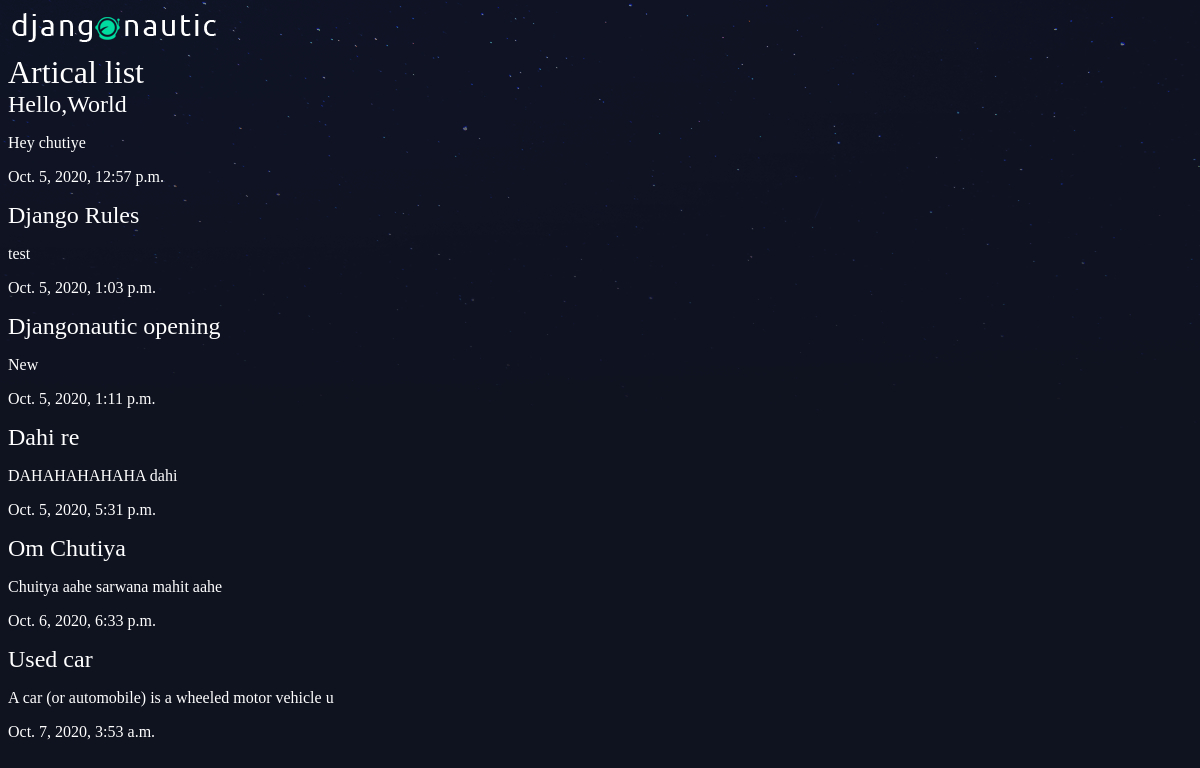
Page /articals/ on the committed database.
### articals/models.py (models this page shows, shortened)
class Artical(models.Model):
    title = models.CharField(max_length=100)
    slug = models.SlugField()
    body = models.TextField()
    date = models.DateTimeField(auto_now_add=True)
    thumb = models.ImageField(default = 'default.png',blank = True)
    def snippet(self):
        return self.body[:50]

### articals/views.py (the view)
# urls.py: path('',views.artical_list, name = "list"),
def artical_list(request):
    artical = ar.objects.all()
    return render(request,'articals/artical_list.html',{'artical': artical})

### articals/templates/articals/artical_list.html
{% extends 'base_layout.html'%}
{% block content %}
    <h1>Artical list</h1>
    <div class ="articals">
      {% for articals in artical %}
        <div class="artical">
           <h2><a href="{% url 'artical:details' slug=articals.slug %}">{{articals.title}}</a></h2>
           <p>{{articals.snippet}}</p>
           <p>{{articals.date}}</p>
        </div>
      {% endfor %}
    </div>
    {% endblock %}

### templates/base_layout.html (shortened to what this page needs)
<!DOCTYPE html>
<html>
<head>
    {% load static  %}
    <link rel="stylesheet" href="{% static '/styles.css' %}">
</head>
<body>
    <div class = "wrapper">
        {% load static  %}
        <h1><a href="{% url 'artical:list' %}"> <img src="{% static 'logo.png' %}" alt="My image"/></h1>
        </div>
     <div>
     {% block content %}
     {% endblock %}
    </div>
</body>
</html>

### assets/styles.css (style rules this page uses)
body { background-color: #0f121f; background-image: url(stars.png); background-repeat: no-repeat; color: #fff; }
body * { font-family: Ubuntu; }
h1, h2, h3, h4, h5 { font-weight: normal; margin: 0; }
a, a:hover, a:visited { color: #fff; text-decoration: none; }

### rows in the picture
Artical: title "Hello,World", snippet "Hey chutiye", date "Oct. 5, 2020, 12:57 p.m."
Artical: title "Django Rules", snippet "test", date "Oct. 5, 2020, 1:03 p.m."
Artical: title "Djangonautic opening", snippet "New", date "Oct. 5, 2020, 1:11 p.m."
Artical: title "Dahi re", snippet "DAHAHAHAHAHA dahi", date "Oct. 5, 2020, 5:31 p.m."
Artical: title "Om Chutiya", snippet "Chuitya aahe sarwana mahit aahe", date "Oct. 6, 2020, 6:33 p.m."
Artical: title "Used car", snippet "A car (or automobile) is a wheeled motor vehicle u", date "Oct. 7, 2020, 3:53 a.m."
